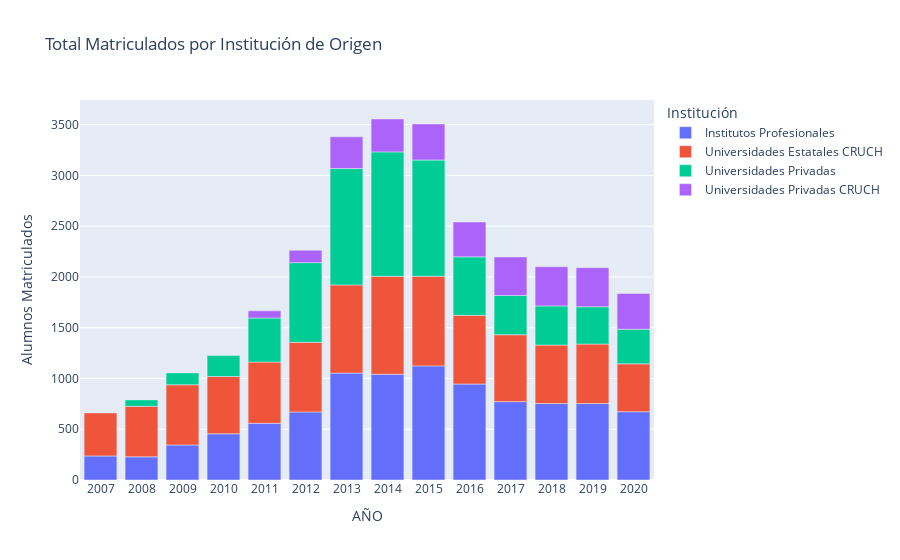

This figure's notebook cell:
### Markdown cell above
## 2) Matriculados

Los titulados nos explican el estado actual del campo laboral. Pero ¿cómo han variado las matriculas en la carrera? Da la idea de que ya no existe ese boom por estudiar minería. Acá va la data:

### Code cell
matriculados = pd.read_csv("Data/Matricula.csv", delimiter = ';')
matriculados["AÑO"] = matriculados["AÑO"].str.split('_', expand = True)[1]
matriculados_con_minas = matriculados[(matriculados["NOMBRE CARRERA"].str.contains(r"\b(INGENIERIA|INGENIERÍA)\b.*\b(MINAS|MINERIA)\b"))]
matriculados_por_tipo = pd.DataFrame(matriculados_con_minas.groupby(["AÑO","CLASIFICACIÓN INSTITUCIÓN NIVEL 3"])["TOTAL MATRICULADOS PRIMER AÑO"].agg(['sum','count'])).reset_index()
fig = px.bar(matriculados_por_tipo, x="AÑO", color="CLASIFICACIÓN INSTITUCIÓN NIVEL 3", y="sum", title="Total Matriculados por Institución de Origen")
fig.update_layout(yaxis={'title': 'Alumnos Matriculados'},
                    legend_title_text='Institución')
fig.show()

### Figure 1 — Plotly figure (JSON) as saved in the notebook; plotly's stock layout.template omitted (floating-point values rounded to 4 significant figures)
{"data": [{"alignmentgroup": "True", "hovertemplate": "CLASIFICACIÓN INSTITUCIÓN NIVEL 3=Institutos Profesionales<br>AÑO=%{x}<br>sum=%{y}<extra></extra>", "legendgroup": "Institutos Profesionales", "marker": {"color": "#636efa"}, "name": "Institutos Profesionales", "offsetgroup": "Institutos Profesionales", "orientation": "v", "showlegend": true, "textposition": "auto", "type": "bar", "x": ["2007", "2008", "2009", "2010", "2011", "2012", "2013", "2014", "2015", "2016", "2017", "2018", "2019", "2020"], "xaxis": "x", "y": [237, 228, 345, 455, 559, 670, 1053, 1042, 1124, 945, 772, 753, 753, 673], "yaxis": "y"}, {"alignmentgroup": "True", "hovertemplate": "CLASIFICACIÓN INSTITUCIÓN NIVEL 3=Universidades Estatales CRUCH<br>AÑO=%{x}<br>sum=%{y}<extra></extra>", "legendgroup": "Universidades Estatales CRUCH", "marker": {"color": "#EF553B"}, "name": "Universidades Estatales CRUCH", "offsetgroup": "Universidades Estatales CRUCH", "orientation": "v", "showlegend": true, "textposition": "auto", "type": "bar", "x": ["2007", "2008", "2009", "2010", "2011", "2012", "2013", "2014", "2015", "2016", "2017", "2018", "2019", "2020"], "xaxis": "x", "y": [424, 498, 593, 564, 603, 686, 869, 964, 883, 677, 659, 576, 586, 471], "yaxis": "y"}, {"alignmentgroup": "True", "hovertemplate": "CLASIFICACIÓN INSTITUCIÓN NIVEL 3=Universidades Privadas<br>AÑO=%{x}<br>sum=%{y}<extra></extra>", "legendgroup": "Universidades Privadas", "marker": {"color": "#00cc96"}, "name": "Universidades Privadas", "offsetgroup": "Universidades Privadas", "orientation": "v", "showlegend": true, "textposition": "auto", "type": "bar", "x": ["2008", "2009", "2010", "2011", "2012", "2013", "2014", "2015", "2016", "2017", "2018", "2019", "2020"], "xaxis": "x", "y": [63, 117, 207, 434, 785, 1146, 1226, 1145, 576, 387, 386, 367, 341], "yaxis": "y"}, {"alignmentgroup": "True", "hovertemplate": "CLASIFICACIÓN INSTITUCIÓN NIVEL 3=Universidades Privadas CRUCH<br>AÑO=%{x}<br>sum=%{y}<extra></extra>", "legendgroup": "Universidades Privadas CRUCH", "marker": {"color": "#ab63fa"}, "name": "Universidades Privadas CRUCH", "offsetgroup": "Universidades Privadas CRUCH", "orientation": "v", "showlegend": true, "textposition": "auto", "type": "bar", "x": ["2011", "2012", "2013", "2014", "2015", "2016", "2017", "2018", "2019", "2020"], "xaxis": "x", "y": [70, 122, 312, 324, 355, 343, 379, 386, 385, 352], "yaxis": "y"}], "layout": {"barmode": "relative", "legend": {"title": {"text": "Institución"}, "tracegroupgap": 0}, "title": {"text": "Total Matriculados por Institución de Origen"}, "xaxis": {"anchor": "y", "domain": [0, 1], "title": {"text": "AÑO"}}, "yaxis": {"anchor": "x", "domain": [0, 1], "title": {"text": "Alumnos Matriculados"}}}}
